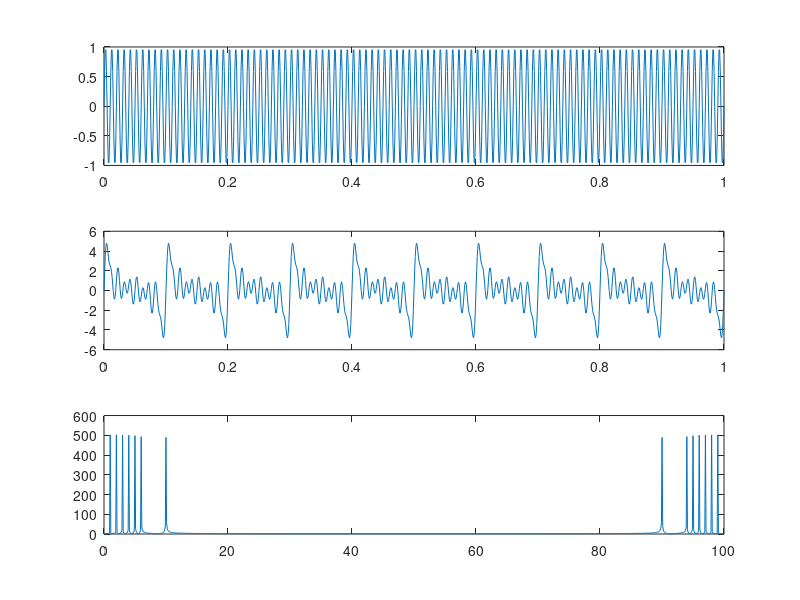

Write MATLAB code to recreate this figure.
%Lab 04
clc
clear all

f1 = 10;
t = 0:0.001:1;
y1 = sin(2*pi*f1*t);
subplot(3,2,1)
plot(t,y1)
xlabel('time in seconds')
ylabel('Amplitude')
title('Signal of 10 Hz frequency')
grid on

f2 = 20;
subplot(3,2,2)
y2 = sin(2*pi*f2*t);
plot(t,y2)
xlabel('time in seconds')
ylabel('Amplitude')
title('Signal of 20 Hz frequency')
grid on

f3 = 30;
subplot(3,2,3)
y3 = sin(2*pi*f3*t);
plot(t,y3)
xlabel('time in seconds')
ylabel('Amplitude')
title('Signal of 30 Hz frequency')
grid on

f4 = 40;
subplot(3,2,4)
y4 = sin(2*pi*f4*t);
plot(t,y4)
xlabel('time in seconds')
ylabel('Amplitude')
title('Signal of 40 Hz frequency')
grid on

f5 = 50;
subplot(3,2,5)
y5 = sin(2*pi*f5*t);
plot(t,y5)
xlabel('time in seconds')
ylabel('Amplitude')
title('Signal of 50 Hz frequency')
grid on

f6 = 60;
subplot(3,2,6)
y6 = sin(2*pi*f6*t);
plot(t,y6)
xlabel('time in seconds')
ylabel('Amplitude')
title('Signal of 60 Hz frequency')
grid on

N = length(y1);
fft_f1 = fft(y1);
freq_f1 = (0:N-1)*(f1/N);
subplot(3,2,1);
plot(freq_f1, abs(fft_f1));
xlabel('x axis');
ylabel('y axis');
title('fouier transfom f = 10 Hertz');



N = length(y2);
fft_f2 = fft(y2);
freq_f2= (0:N-1)*(f2/N);

subplot(3,2,2);
plot(freq_f2, abs(fft_f2));
xlabel('x axis');
ylabel('y axis');
title('fouier transfom f = 20 Hertz');



N = length(y3);
fft_f3 = fft(y3);
freq_f3= (0:N-1)*(f3/N);

subplot(3,2,3);
plot(freq_f3, abs(fft_f3));
xlabel('x axis');
ylabel('y axis');
title('fouier transfom f = 30 Hertz');



N = length(y4);
fft_f4 = fft(y4);
freq_f4= (0:N-1)*(f4/N);

subplot(3,2,4);
plot(freq_f4, abs(fft_f4));
xlabel('x axis');
ylabel('y axis');
title('fouier transfom f = 40 Hertz');



N = length(y5);
fft_f5 = fft(y5);
freq_f5= (0:N-1)*(f5/N);

subplot(3,2,5);
plot(freq_f5, abs(fft_f5));
xlabel('x axis');
ylabel('y axis');
title('fouier transfom f = 50 Hertz');



N = length(y6);
fft_f6 = fft(y6);
freq_f6= (0:N-1)*(f6/N);

subplot(3,2,6);
plot(freq_f6, abs(fft_f6));
xlabel('x axis');
ylabel('y axis');
title('fouier transfom f = 60 Hertz');



%% Addition of all Signal in time domain

time_domain_adder =  y1 + y2 + y3 + y4 + y5 + y6 ;
plot(t,time_domain_adder);


%% Addition of All signal in Frequency Domain

freq_domanin_adder = fft_f1 + fft_f2 + fft_f3 + fft_f4 + fft_f5 + fft_f6;
plot(abs(freq_domanin_adder));



%% Noise Signal 

freq = 100; 
noise = sin(2*pi*freq*t);
subplot(3,1,1);
plot(t,noise);
noise_sum = time_domain_adder+noise;
subplot(3,1,2);
plot(t , noise_sum);


N = length(noise);
fft_f7 = fft(noise);
freq_f7= (0:N-1)*(freq/N);
sum = freq_domanin_adder+fft_f7;
subplot(3,1,3);
plot(freq_f7, abs(sum));
